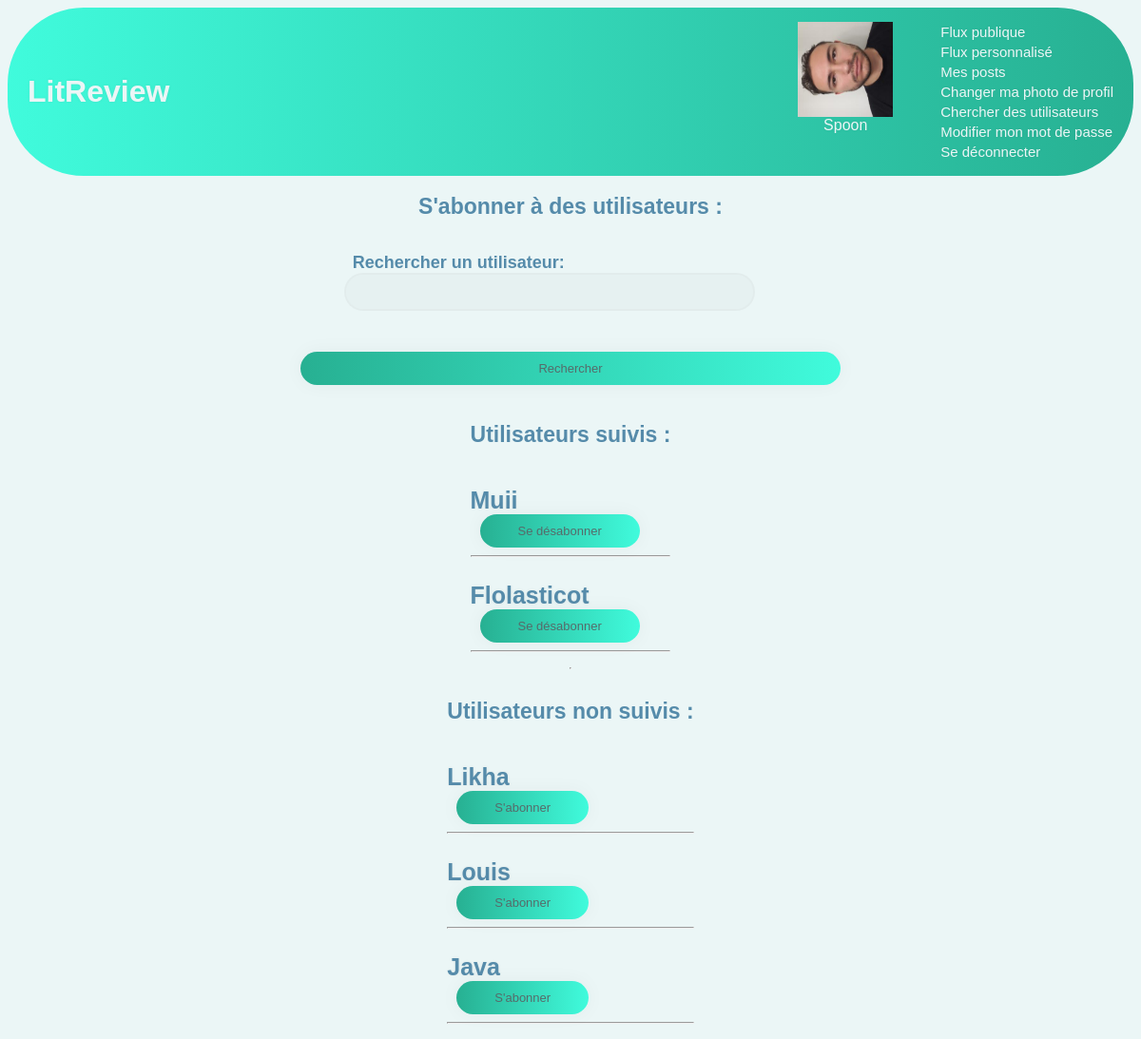
The app's page /follow/0/ (signed in), older data.
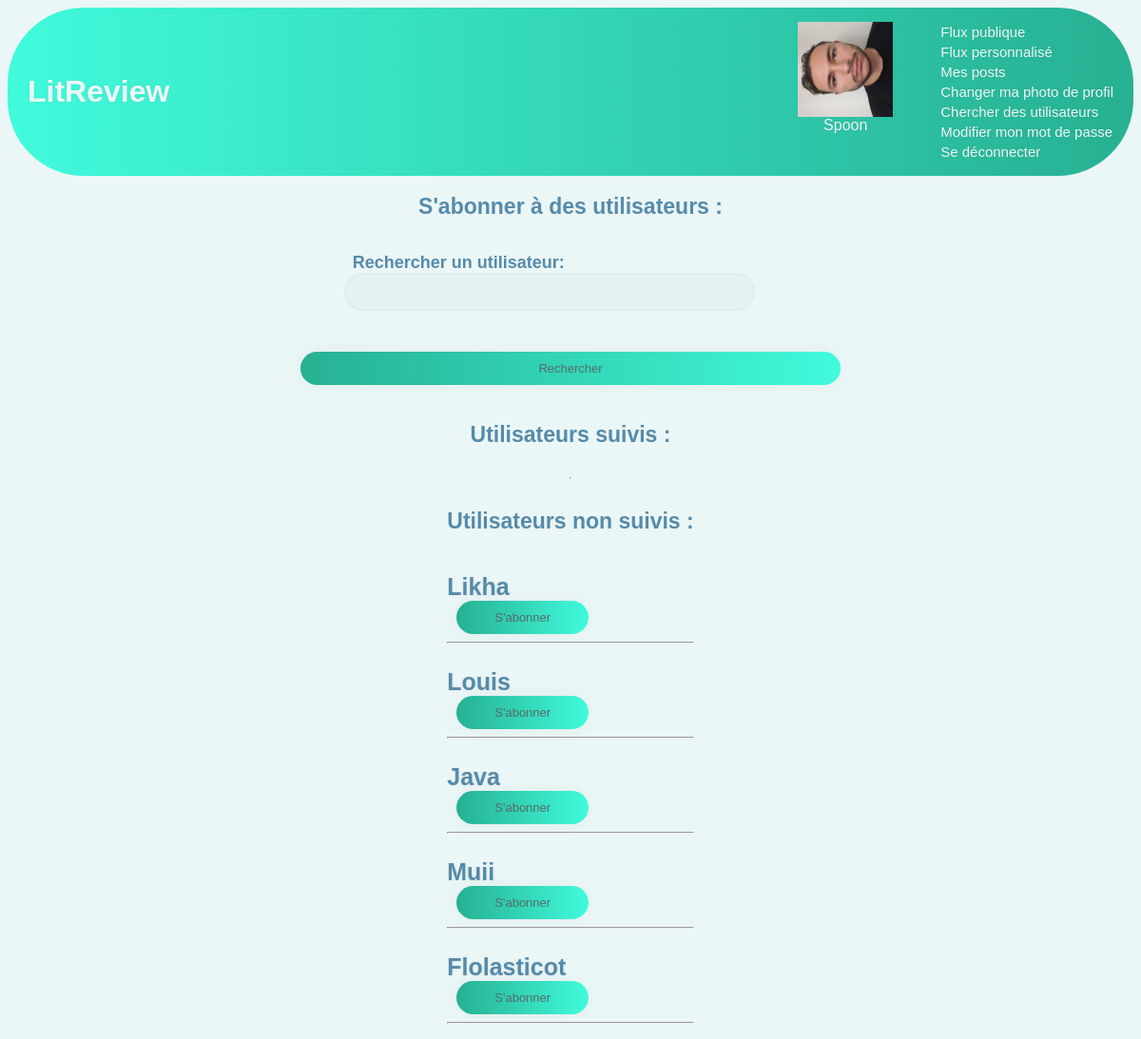
The same page, newer data.
### authentication/models.py (models this page shows, shortened)
class User(AbstractUser):
    profile_picture = models.ImageField(verbose_name='image', null=True, blank=True)
    followed_users = models.ManyToManyField(settings.AUTH_USER_MODEL, through='UserFollow', symmetrical=False)
    IMAGE_MAX_SIZE = (500, 500)

### authentication/views.py (the view, shortened to what this page needs)
# urls.py: path('<str:follow_unfollow>/<int:user_id>/', authentication.views.FollowUser.as_view(), name='follow-user'),
class FollowUser(LoginRequiredMixin, View):
    form = forms.SearchUser()
    def get(self, request, follow_unfollow, user_id):
        users = self.get_users(request)
        return render(
            request,
            'authentication/follow_users.html',
            context={
                'followed_users': users[0],
                'not_followed_users': users[1],
                'form': self.form
            }
        )
    def get_users(self, request, filter=None):
        if filter:
            followed_users = request.user.followed_users.filter(username__contains=filter)
            all_users = models.User.objects.filter(username__contains=filter).exclude(username=request.user)
        else:
            followed_users = request.user.followed_users.all()
            all_users = models.User.objects.all().exclude(username=request.user)
        not_followed_users = all_users.difference(followed_users)
        return (followed_users, not_followed_users)

### authentication/forms.py
class SearchUser(forms.Form):
    rechercher_un_utilisateur = forms.CharField(max_length=50, required=False)

### authentication/templates/authentication/follow_users.html (shortened to what this page needs)
{% extends 'base.html' %}
{% block content %}
    <h2>S'abonner à des utilisateurs :</h2>
    <form method="post">
        {{ form.as_p }}
        <button type="submit">Rechercher</button>
    </form>
    <div>
        <h3>Utilisateurs suivis :</h3>
        {% for followed_user in followed_users %}
        <a href="{% url 'flux-user' followed_user.id %}"><h6 class="follow_username">{{ followed_user.username }}</h6></a>
        <a href="{% url 'follow-user' 'unfollow' followed_user.id %}"><button>Se désabonner</button></a>
        <hr>
    {% endfor %}
    </div>
    <hr>
    <div>
        <h3>Utilisateurs non suivis :</h3>
        {% for not_followed_user in not_followed_users %}
        <a href="{% url 'flux-user' not_followed_user.id %}"><h6 class="follow_username">{{ not_followed_user.username }}</h6></a>
        <a href="{% url 'follow-user' 'follow' not_followed_user.id %}"><button>S'abonner</button></a>
        <hr>
    {% endfor %}
    </div>
{% endblock content %}

### templates/base.html (shortened to what this page needs)
{% load static %}
<html>
    <head>
        <link rel="stylesheet" href="{% static 'style.css' %}">
    </head>
    <body>
        <header>
            <a href="{% url 'flux' %}" id='header_title'><h1>LitReview</h1></a>
            <div class="header_when_autenticated">
                {% if user.is_authenticated %}
                    <a href="{% url 'flux-self' %}">
                        <div id="user_icon">
                            {% if user.profile_picture %}
                                <img class="avatar" src='{{ user.profile_picture.url }}'>
                            {% else %}
                                <img class="avatar" src="{% static 'images/default_profile.jpg'%}">
                            {% endif %}
                                <p id='username'>{{ user.username }}</p>
                        </div>
                    </a>
                    <div id='navigation'>
                        <ul id='list_header'>
                            <li class='puces_header'><a href="{% url 'flux' %}">Flux publique</a></li>
                            <li class='puces_header'><a href="{% url 'flux-perso' %}">Flux personnalisé</a></li>
                            <li class='puces_header'><a href="{% url 'flux-self' %}">Mes posts</a></li>
                            <li class='puces_header'><a href="{% url 'profile-picture-change' %}">Changer ma photo de profil</a></li>
                            <li class='puces_header'><a href="{% url 'follow-user' 'follow' 0 %}">Chercher des utilisateurs</a></li>
                            <li class='puces_header'><a href="{% url 'password-change' %}">Modifier mon mot de passe</a></li>
                            <li class='puces_header'><a href="{% url 'logout' %}">Se déconnecter</a></li>
                        </ul>
                    </div>
                {% endif %}
            </div>
        </header>
        <main>
            {% block content %}{% endblock content %}
        </main>
    </body>
</html>

### static/style.css (style rules this page uses)
header { padding: 0px 16px; border-radius: 5em; background: linear-gradient(to left, #27b092, #40fbdc); color: #f1f1f1; display: flex; flex-direction: row; justify-content: space-between; align-items: center; }
.puces_header { list-style-type: none; transition: transform .2s; margin: 0 auto; padding-top: 2px; padding-bottom: 2px; }
main { margin: auto; width: 50%; display: flex; flex-direction: column; align-items: center; }
body { background-color: #ebf6f6; font-family: 'Ubuntu', sans-serif; }
ul { color: #558baa; font-family: 'Ubuntu', sans-serif; font-size: 15px; }
label, h6, h5, h4, h3, h2 { color: #558baa; font-family: 'Ubuntu', sans-serif; font-weight: bold; font-size: 23px; }
.follow_username { font-size: 25; margin: 0px; padding: 0px; }
label { margin-left: 55px; padding-top: 40px; font-size: 18px; }
input, #id_description, #id_body { width: 76%; color: rgb(38, 50, 56); font-weight: 700; font-size: 14px; letter-spacing: 1px; background: rgba(136, 126, 126, 0.04); padding: 10px 20px; border: none; border-radius: 20px; outline: none; box-sizing: border-box; border: 2px solid rgba(0, 0, 0, 0.02); margin-bottom: 50px; margin-left: 46px; text-align: center; margin-bottom: 27px; font-family: 'Ubuntu', sans-serif; }
form { display: flex; flex-direction: column; }
button { cursor: pointer; border-radius: 5em; background: linear-gradient(to right, #27b092, #40fbdc); color: #fff; border: 0; padding-left: 40px; padding-right: 40px; padding-bottom: 10px; padding-top: 10px; font-family: 'Ubuntu', sans-serif; font-size: 13px; box-shadow: 0 0 20px 1px rgba(0, 0, 0, 0.04); color: #566b6a; }
a { text-shadow: 0px 0px 3px rgba(117, 117, 117, 0.12); color: #ebf6f6; text-decoration: none; padding: 5px; }
#header_title { color: #ebf6f6; }
.avatar { width: 100px; height: 100px; }
#user_icon { margin-left: 200px; margin-top: 10px; }
.header_when_autenticated { display: flex; flex-direction: row; }
#username { margin: auto; text-align: center; }

Row changes from the older to the newer data that the page shows:
changed User "Muii": moves from the list under "Utilisateurs suivis :" to the list under "Utilisateurs non suivis :"
shown differently, row unchanged: User "Flolasticot": moves from the list under "Utilisateurs suivis :" to the list under "Utilisateurs non suivis :"
